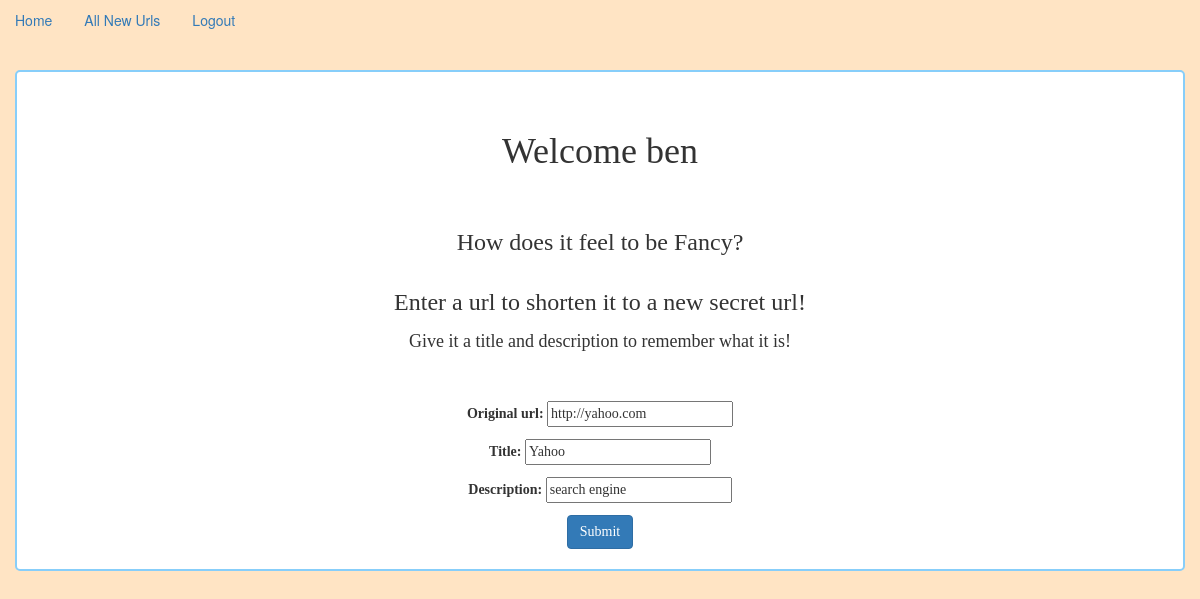
/update/76/ (signed in), run on the app's committed database.
### url_app/models.py (models this page shows, shortened)
class Bookmark(models.Model):
    original_url = models.URLField()
    title = models.CharField(max_length=30)
    description = models.CharField(max_length=100)
    shortened_url = models.CharField(max_length=100)
    timestamp = models.DateTimeField(auto_now_add=True)
    user = models.ForeignKey(User)
    class Meta:
        ordering = ['-timestamp']

### url_app/views.py (the view, shortened to what this page needs)
# urls.py: url(r'^update/(?P<pk>\d+)/$', BookmarkUpdateView.as_view(), name="update_view"),
class BookmarkUpdateView(UpdateView):
    model = Bookmark
    fields = ('original_url', 'title', 'description')

### templates/url_app/bookmark_form.html (shortened to what this page needs)
{% extends 'base.html' %}
{% block content %}
{% if request.user.is_authenticated %}
<h1>Welcome {{ request.user }}</h1>
<h3>How does it feel to be Fancy?</h3>
<h3>Enter a url to shorten it to a new secret url!</h3>
<h4>Give it a title and description to remember what it is!</h4>
<br><br>
<form action="" method="post">
    {{ form.as_p }}
<button type="submit" class="btn btn-primary">Submit</button>
</form>
{% else %}
    <br><br>
    <h1><a href="{% url 'login' %}">Login To Start The Fun!</a></h1>
{% endif %}
{% endblock %}

### url_app/static/style.css (style rules this page uses)
.colors { background-color: bisque; }
.container h2,h3 { line-height: 40px; }

### data on the page
Bookmark: original_url "http://yahoo.com", title "Yahoo", description "search engine"

### other printed values
{{ request.user }} "ben"
